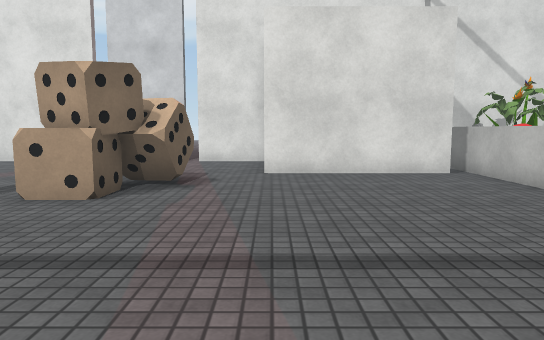
View 1 (above)

14 first-person views from a walk through a scene from a Unity 3-D project. The camera is 1.2 m above the floor, tilts 6° down and sees 70° across. The floor is counted in squares, 1 m on a side. Each view is taken from the middle of a square. On the plan, view 1 faces up. The plan holds only what a view shows up to about 15 squares ahead; the rest is blank. The place goes on beyond the plan. The player character is not drawn. Surface patterns are stand-ins for the level's own textures.

View 2
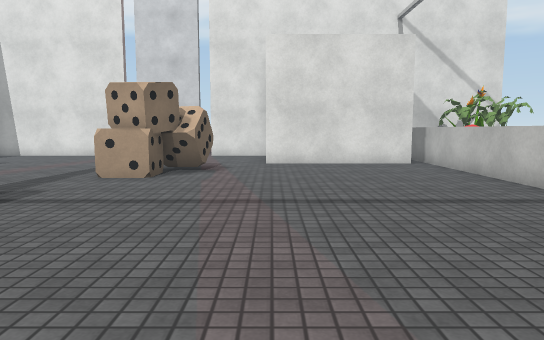

View 3
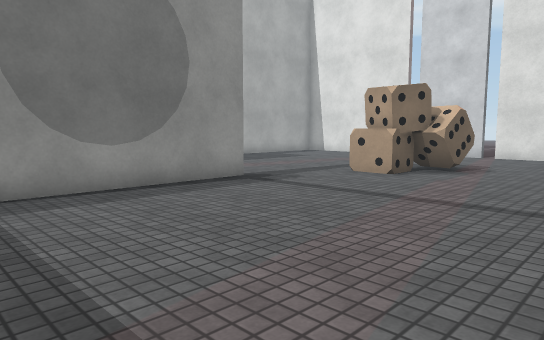

View 4
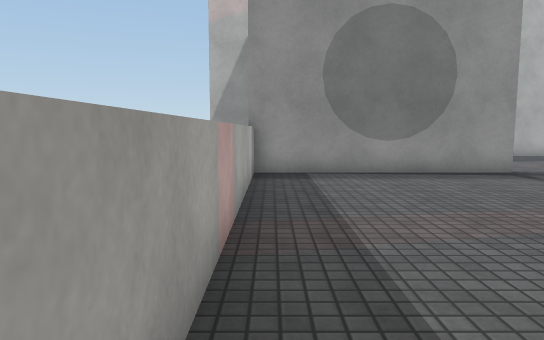

View 5
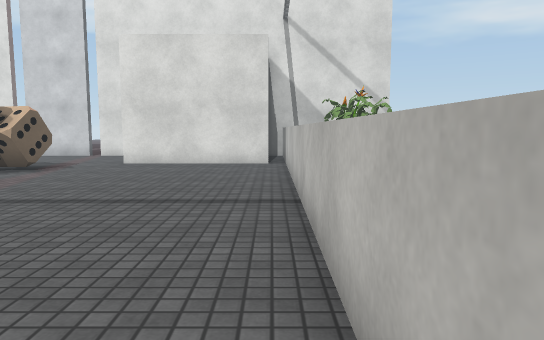

View 6
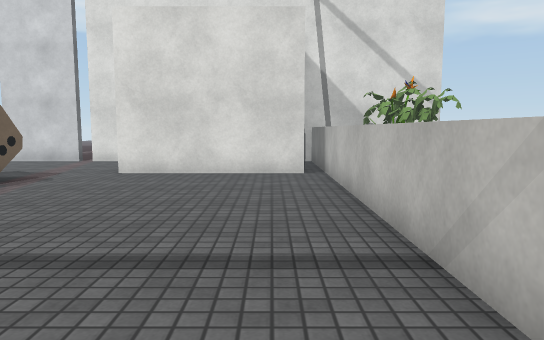

View 7
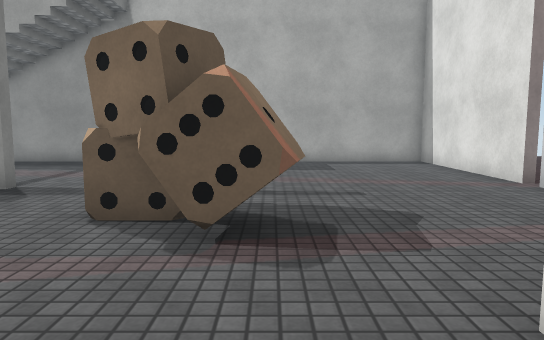

View 8
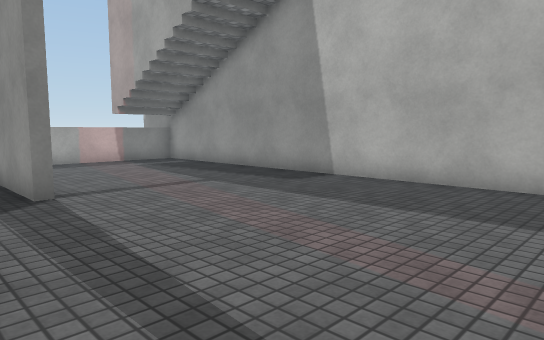

View 9
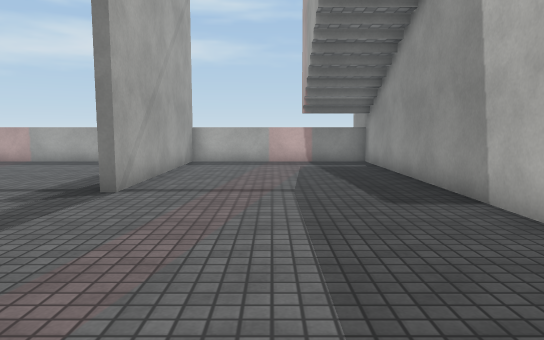

View 10
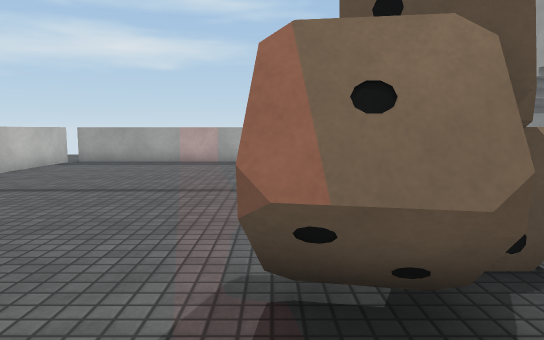

View 11
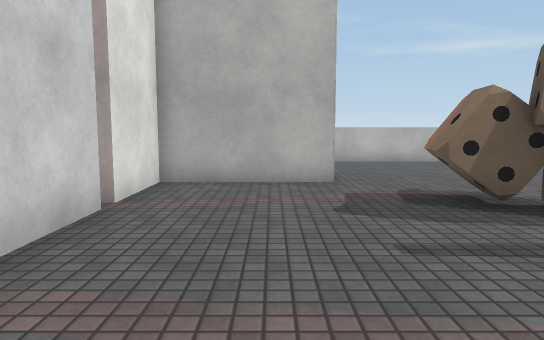

View 12
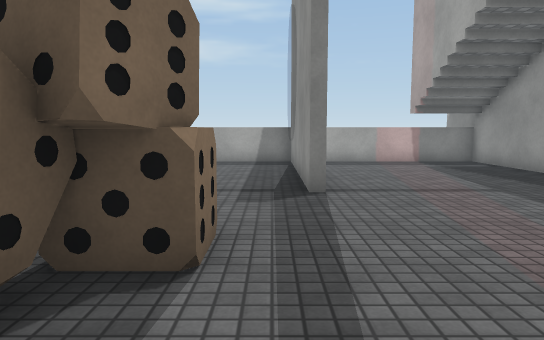

View 13
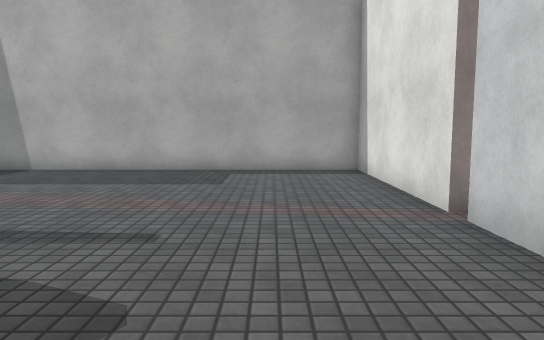

View 14
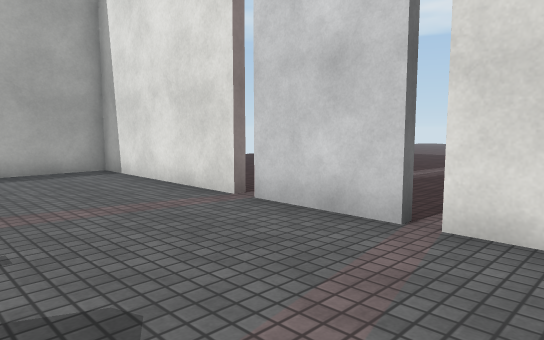

### Floor plan
Points are (right, up) in squares from view 1. A wall is a line through its corners. A room is listed if a view was taken in it or the views show most of it. See-through windows are left out.
Room 1 (views 1, 2, 3, 4, 5, 6, 7)
walls: (-3.2, 6.5) (-4.4, 6.5); (-1.9, 8.1) (-3.3, 8.4); (-2.6, 7.8) (-3.1, 6.7) (-4.3, 7.3); (-5.7, 3.7) (-5.7, -3.5) (5.5, -3.5) (5.5, 12.4); (-1.9, 8.6) (-2.1, 7.6) (-3, 7.7) (-3, 6.6); (5, 10.6) (-0.2, 10.6)
low walls: (-2, 7.8) (-3.4, 8)
ways out: opening at (-5.7, 5) to room 2; opening at (-1, 10) to room 2; gap at (5, -4); gap at (6, -3)
Room 2 (views 8, 9, 10, 11, 12, 13, 14)
walls: (-4.4, 6.5) (-4.4, 7.8) (-3, 7.8); (-4.3, 7.3) (-3.7, 8.4) (-2.6, 7.8); (-3.4, 8) (-3.2, 8.9) (-1.9, 8.6); (-3.2, 9.1) (-1.9, 8.8); (-3.1, 9.3) (-1.8, 9.1); (-6.5, 14.6) (-12.5, 14.6) (-12.5, -4.1); (-0.2, 10.6) (-0.2, 14.6) (-2.8, 14.6); (-3.1, 14.6) (-6.1, 14.6); (-12.5, -3.5) (-6, -3.5) (-6, 3.7) (-5.7, 3.7)
ways out: opening at (-5.7, 5) to room 1; opening at (-1, 10) to room 1; gap at (-6, 15); gap at (-3, 15)

Where each view was taken, in squares from view 1:
view 1: 0 up, 0 right, facing up
view 2: 3 down, 0 right, facing up
view 3: 3 down, 2 right, facing up-left
view 4: 3 down, 5 right, facing left
view 5: 3 down, 5 right, facing up
view 6: 0 up, 4 right, facing up
view 7: 9 up, 2 right, facing left
view 8: 11 up, 4 left, facing down-left
view 9: 11 up, 9 left, facing down
view 10: 11 up, 2 left, facing down
view 11: 12 up, 9 left, facing right
view 12: 11 up, 5 left, facing down
view 13: 12 up, 1 left, facing left
view 14: 10 up, 1 left, facing up-left
